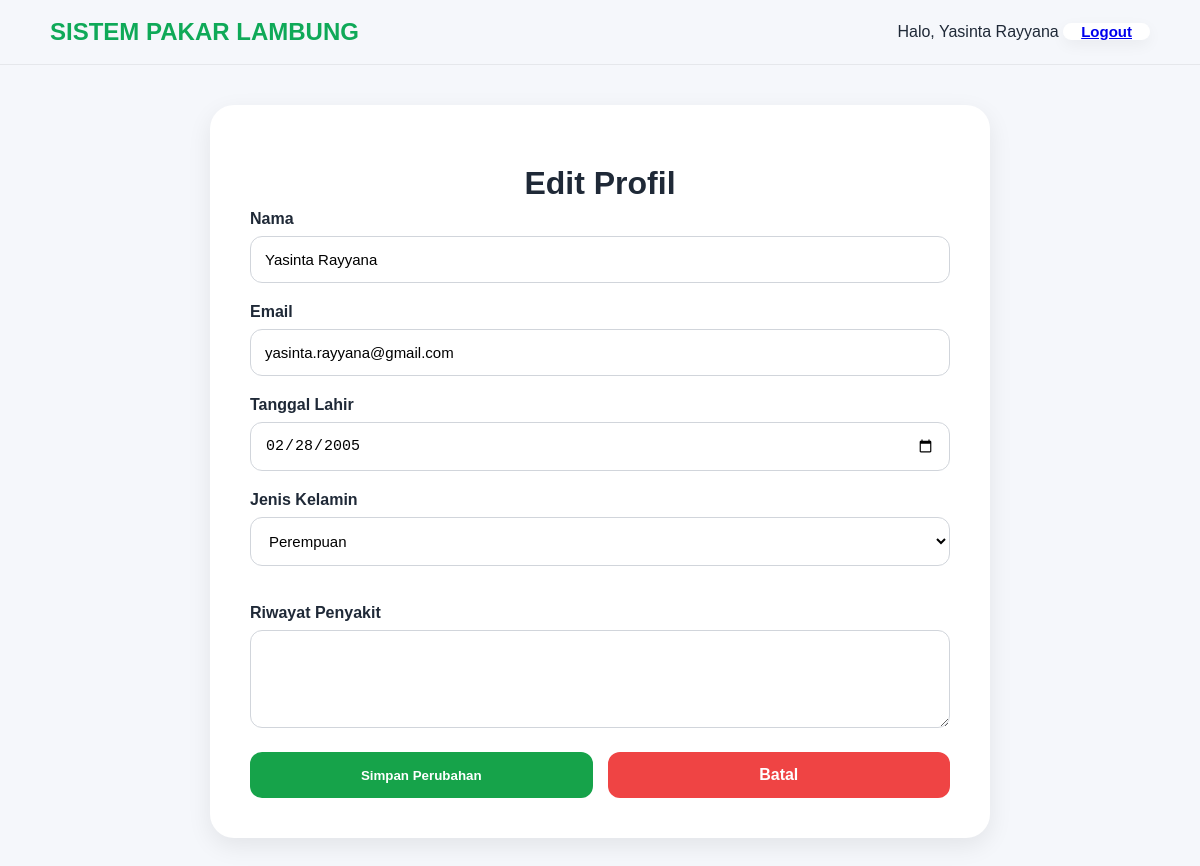
The app's page /profile/edit (signed in) with its own data.
### models/user_model.py (models this page shows, shortened)
class User(db.Model):
    __tablename__ = "user"
    id = db.Column(
        db.Integer,
        primary_key=True
    )
    nama = db.Column(
        db.String(150),
        nullable=False
    )
    tanggal_lahir = db.Column(
        db.Date,
        nullable=False
    )
    umur = db.Column(
        db.Integer,
        nullable=False
    )
    riwayat_penyakit = db.Column(
        db.Text,
        nullable=True
    )
    jenis_kelamin = db.Column(
        db.String(20),
        nullable=False
    )
    email = db.Column(
        db.String(120),
        unique=True,
        nullable=False
    )
    password = db.Column(
        db.String(255),
        nullable=False
    )
    is_verified = db.Column(
        db.Boolean,
        default=False
    )
    otp_code = db.Column(
        db.String(6),
        nullable=True
    )
    histories = db.relationship(
        "DiagnosisHistory",
        backref="user",
        lazy=True,
        cascade=
        "all, delete-orphan"
    )

### routes/auth_routes.py (the view, shortened to what this page needs)
@auth.route(
    "/profile/edit",
    methods=["GET", "POST"]
)
def edit_profile():
    if not session.get("user_id"):
        return redirect(
            url_for("auth.login")
        )
    user = User.query.get(
        session["user_id"]
    )
    return render_template(
        "edit_profile.html",
        user=user
    )

### app.py (called while the page is built)
def create_app():
    app = Flask(__name__)
    app.config.from_object(Config)
    db.init_app(app)
    mail.init_app(app)
    app.register_blueprint(diagnosa)
    app.register_blueprint(auth)
    @app.context_processor
    def inject_user():
        user_id = session.get("user_id")
        user = User.query.get(user_id) if user_id else None
        return dict(user=user)
    with app.app_context():
        db.create_all()
    return app

### templates/edit_profile.html (shortened to what this page needs)
{% extends "base.html" %}
{% block content %}
<div class="profile-container">
    <div class="profile-card">
        <h1>Edit Profil</h1>
        <form method="POST">
            <div class="form-group">
                <label>Nama</label>
                <input
                    type="text"
                    name="nama"
                    value="{{ user.nama }}"
                    required>
            </div>
            <div class="form-group">
                <label>Email</label>
                <input
                    type="email"
                    name="email"
                    value="{{ user.email }}"
                    required>
            </div>
            <div class="form-group">
                <label>Tanggal Lahir</label>
                <input
                    type="date"
                    name="tanggal_lahir"
                    value="{{ user.tanggal_lahir.strftime('%Y-%m-%d') }}"
                    required>
            </div>
            <div class="form-group">
                <label>Jenis Kelamin</label>
                <select
                    name="jenis_kelamin"
                    required>
                    <option value="Perempuan"
                        {% if user.jenis_kelamin == 'Perempuan' %}
                        selected
                        {% endif %}>
                        Perempuan
                    </option>
                </select>
            </div>
            <div class="form-group">
                <label>Riwayat Penyakit</label>
                <textarea
                    name="riwayat_penyakit"
                    rows="4">{{ user.riwayat_penyakit }}</textarea>
            </div>
            <div class="button-group">
                <button
                    type="submit"
                    class="save-btn">
                    Simpan Perubahan
                </button>
                <a href="{{ url_for('auth.profile') }}"
                   class="cancel-btn">
                    Batal
                </a>
            </div>
        </form>
    </div>
</div>
{% endblock %}

### templates/base.html (shortened to what this page needs)
<!DOCTYPE html>
<html lang="id">
<head>
    <link
        rel="stylesheet"
        href="{{ url_for(
            'static',
            filename='css/style.css'
        ) }}">
</head>
<body>
    <header class="main-header">
        <div class="logo">
            SISTEM PAKAR LAMBUNG
        </div>
        <div class="header-actions">
            {% if user %}
                <span>
                    Halo, {{ user.nama }}
                </span>
                <a
                    href="{{ url_for('auth.logout') }}"
                    class="header-btn">
                    Logout
                </a>
            {% endif %}
        </div>
    </header>
    <main>
        {% block content %}
        {% endblock %}
    </main>
</body>
</html>

### static/css/style.css (style rules this page uses)
body { margin:0; font-family:Arial,sans-serif; background:#f5f7fb; color:#1f2937; }
.main-header { background:rgba(255,255,255,.9); border-bottom:1px solid #eee; }
h1,h2,h3,h4 { color:#1f2937; }
.main-header { position:sticky; z-index:999; width:100%; box-sizing:border-box; display:flex; align-items:center; justify-content:space-between; padding: 18px 50px; background:#f5f7fb; backdrop-filter: blur(14px); -webkit-backdrop-filter: blur(14px); border-bottom: 1px solid #e5e7eb; }
.logo { font-size:24px; font-weight:800; color:#0FA958; white-space:nowrap; }
.header-btn { border:none; background:white; height:46px; padding: 0 18px; border-radius:14px; cursor:pointer; font-size:15px; font-weight:600; white-space:nowrap; transition:.25s ease; box-shadow: 0 5px 15px rgba( 0, 0, 0, .05 ); }
.form-input, select { width:100%; padding:16px; margin-bottom:18px; border-radius:14px; border:1px solid #e5e7eb; background:white; font-size:15px; box-sizing:border-box; }
.profile-container { display:flex; justify-content:center; align-items:center; min-height:80vh; padding:40px 20px; }
.profile-card { width:100%; max-width:700px; background:#ffffff; border-radius:24px; padding:40px; box-shadow:0 8px 24px rgba(0,0,0,.08); }
.profile-card h1 { text-align:center; margin-top:20px; margin-bottom:8px; }
.form-group { margin-bottom:20px; }
.form-group label { display:block; margin-bottom:8px; font-weight:600; }
.form-group input, .form-group textarea { width:100%; padding:14px; border:1px solid #d1d5db; border-radius:12px; font-size:15px; box-sizing:border-box; }
.form-group textarea { resize:vertical; }
.form-group select { width:100%; padding:14px; border:1px solid #d1d5db; border-radius:12px; font-size:15px; background:white; box-sizing:border-box; }
.button-group { display:flex; gap:15px; margin-top:20px; }
.save-btn { flex:1; border:none; background:#16a34a; color:white; padding:14px; border-radius:12px; cursor:pointer; font-weight:600; }
.cancel-btn { flex:1; text-align:center; text-decoration:none; background:#ef4444; color:white; padding:14px; border-radius:12px; font-weight:600; }
.form-group input[type=text], .form-group input[type=email], .form-group input[type=date], .form-group input[type=number] { width:100%; padding:14px; border:1px solid #d1d5db; border-radius:12px; box-sizing:border-box; }

### records on screen
User: nama "Yasinta Rayyana", email "yasinta.rayyana@gmail.com", tanggal_lahir "02/28/2005", jenis_kelamin "Perempuan"
